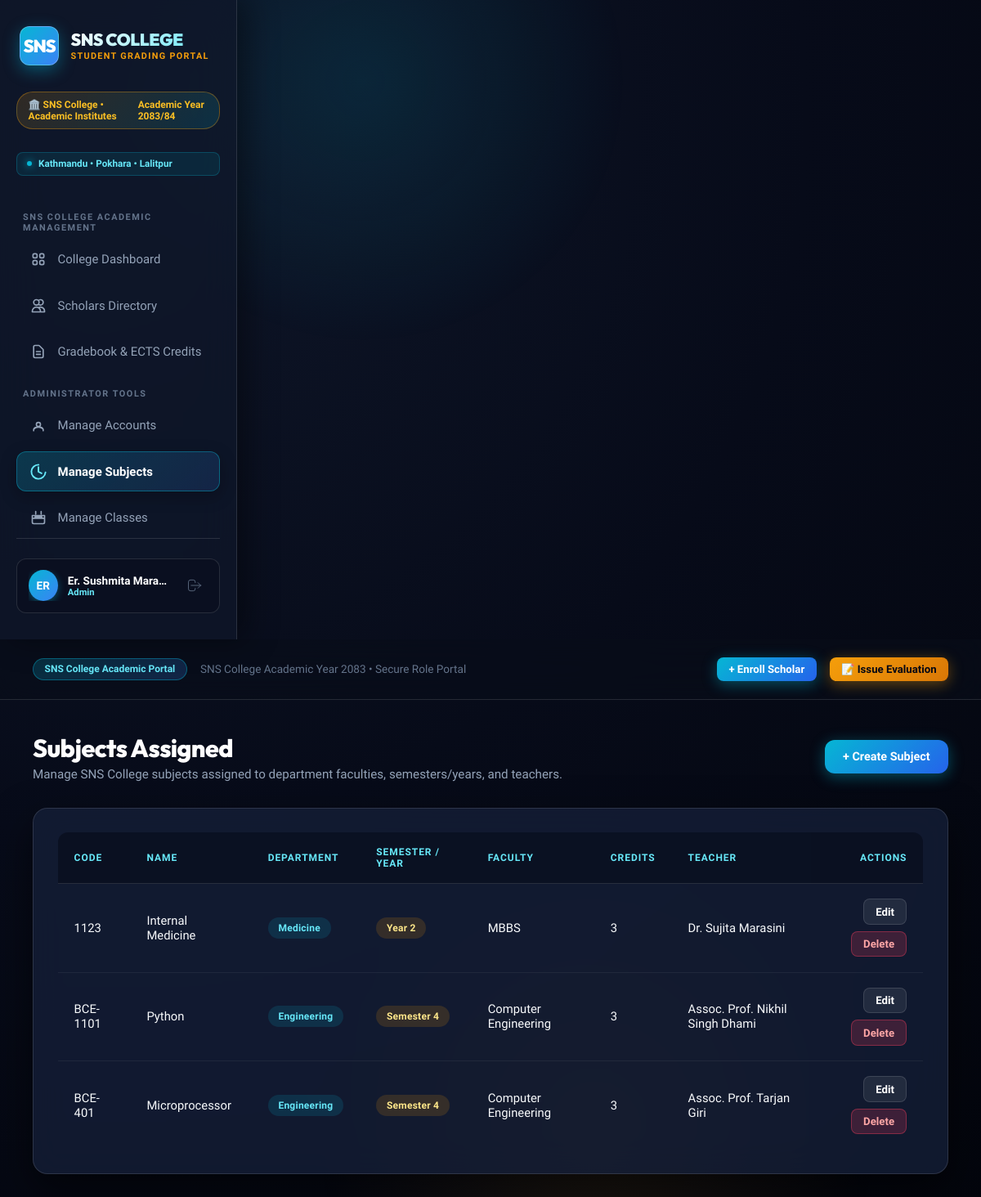
The page /admin/manage-subjects (signed in) on the database its author committed.
### models.py (models this page shows, shortened)
class User(db.Model):
    __tablename__ = 'users'
    id = db.Column(db.Integer, primary_key=True)
    username = db.Column(db.String(50), unique=True, nullable=False)
    email = db.Column(db.String(100), unique=True, nullable=False)
    full_name = db.Column(db.String(100), nullable=False)
    password_hash = db.Column(db.String(255), nullable=False)
    role = db.Column(db.String(20), default='Teacher')  # 'Admin', 'Teacher', 'Student'
    department = db.Column(db.String(80), default='General')
    created_at = db.Column(db.DateTime, default=datetime.utcnow)

class Subject(db.Model):
    __tablename__ = 'subjects'
    id = db.Column(db.Integer, primary_key=True)
    code = db.Column(db.String(20), unique=True, nullable=False)
    name = db.Column(db.String(100), nullable=False)
    department = db.Column(db.String(80), default='Engineering')
    academic_period = db.Column(db.String(40), default='Semester 1')
    faculty = db.Column(db.String(80), default='General')
    level = db.Column(db.String(20), default='Bachelor')
    credits = db.Column(db.Integer, default=3)
    assigned_teacher_id = db.Column(db.Integer, db.ForeignKey('users.id'), nullable=True)
    grades = db.relationship('Grade', backref='subject', lazy=True)
    assigned_teacher = db.relationship('User', backref='assigned_subjects', foreign_keys=[assigned_teacher_id])

### app.py (the view)
@app.route('/admin/manage-subjects')
@login_required
def admin_manage_subjects():
    if g.user.role != 'Admin':
        flash('Only administrators can manage subjects.', 'warning')
        return redirect(url_for('dashboard'))
    subjects = Subject.query.order_by(Subject.code).all()
    teachers = User.query.filter_by(role='Teacher').order_by(User.full_name).all()
    return render_template('admin_manage_subjects.html', subjects=subjects, teachers=teachers)

### app.py (called while the page is built)
@app.before_request
def load_logged_in_user():
    user_id = session.get('user_id')
    if user_id is None:
        g.user = None
    else:
        g.user = User.query.get(user_id)

@app.context_processor
def inject_user():
    return dict(current_user=getattr(g, 'user', None), can_manage_grade=user_can_manage_grade, csrf_token=generate_csrf)

def login_required(f):
    @wraps(f)
    def decorated_function(*args, **kwargs):
        if g.user is None:
            flash('Please log in to access this page.', 'warning')
            return redirect(url_for('login', next=request.url))
        return f(*args, **kwargs)
    return decorated_function

### templates/admin_manage_subjects.html (shortened to what this page needs)
{% extends 'base.html' %}
{% block content %}
<div class="page-header">
    <div>
        <h1 class="page-title">Subjects Assigned</h1>
        <p class="page-subtitle">Manage SNS College subjects assigned to department faculties, semesters/years, and teachers.</p>
    </div>
    <div>
        <a href="{{ url_for('admin_create_subject') }}" class="btn btn-primary">+ Create Subject</a>
    </div>
</div>
<div class="card">
    <div class="table-responsive">
        <table class="data-table">
            <thead>
                <tr>
                    <th>Code</th>
                    <th>Name</th>
                    <th>Department</th>
                    <th>Semester / Year</th>
                    <th>Faculty</th>
                    <th>Credits</th>
                    <th>Teacher</th>
                    <th style="text-align: right;">Actions</th>
                </tr>
            </thead>
            <tbody>
                {% for subject in subjects %}
                <tr>
                    <td>{{ subject.code }}</td>
                    <td>{{ subject.name }}</td>
                    <td><span class="badge" style="background: rgba(6, 182, 212, 0.15); color: var(--accent-cyan-light);">{{ subject.department or 'Engineering' }}</span></td>
                    <td><span class="badge" style="background: rgba(245, 158, 11, 0.15); color: #fde68a;">{{ subject.academic_period or 'Semester 1' }}</span></td>
                    <td>{{ subject.faculty or 'General' }}</td>
                    <td>{{ subject.credits }}</td>
                    <td>{{ subject.assigned_teacher.full_name if subject.assigned_teacher else 'Not assigned' }}</td>
                    <td style="text-align: right;">
                        <div style="display: flex; justify-content: flex-end; gap: 0.5rem; flex-wrap: wrap;">
                            <a href="{{ url_for('admin_edit_subject', subject_id=subject.id) }}" class="btn btn-secondary btn-sm">Edit</a>
                            <form method="POST" action="{{ url_for('admin_delete_subject', subject_id=subject.id) }}" style="display: inline;" onsubmit="return confirm('Delete this subject?');">
                                <button type="submit" class="btn btn-danger btn-sm">Delete</button>
                            </form>
                        </div>
                    </td>
                </tr>
                {% else %}
                <tr>
                    <td colspan="8" style="text-align: center; color: var(--text-muted); padding: 2rem;">No subjects are configured yet.</td>
                </tr>
                {% endfor %}
            </tbody>
        </table>
    </div>
</div>
{% endblock %}

### templates/base.html (shortened to what this page needs)
<DOCTYPE html>
<html lang="en">
<head>
</head>
<body>
    {% if g.user %}
    <aside class="sidebar">
        <a href="{{ url_for('dashboard') }}" class="university-brand">
            <div class="crest-icon">SNS</div>
            <div class="brand-text">
                <span class="brand-name">SNS COLLEGE</span>
                <span class="brand-sub">Student Grading Portal</span>
            </div>
        </a>
        <div class="world-rank-badge">
            <span>🏛️ SNS College • Academic Institutes</span>
            <span>Academic Year 2083/84</span>
        </div>
        <div class="campus-pill">
            <span class="pulse-dot"></span>
            <span>Kathmandu • Pokhara • Lalitpur</span>
        </div>
        <div class="nav-section-title">SNS College Academic Management</div>
        <ul class="nav-links">
            <li>
                <a href="{{ url_for('dashboard') }}" class="nav-link {% if request.endpoint == 'dashboard' %}active{% endif %}">
                    <span>College Dashboard</span>
                </a>
            </li>
            <li>
                <a href="{{ url_for('students') }}" class="nav-link {% if request.endpoint in ['students', 'add_student', 'edit_student'] %}active{% endif %}">
                    <svg fill="none" viewBox="0 0 24 24" stroke="currentColor">
                        <path stroke-linecap="round" stroke-linejoin="round" d="M12 4.354a4 4 0 110 5.292M15 21H3v-1a6 6 0 0112 0v1zm0 0h6v-1a6 6 0 00-9-5.197M13 7a4 4 0 11-8 0 4 4 0 018 0z" />
                    </svg>
                    <span>Scholars Directory</span>
                </a>
            </li>
            <li>
                <a href="{{ url_for('grades') }}" class="nav-link {% if request.endpoint == 'grades' %}active{% endif %}">
                    <svg fill="none" viewBox="0 0 24 24" stroke="currentColor">
                        <path stroke-linecap="round" stroke-linejoin="round" d="M9 12h6m-6 4h6m2 5H7a2 2 0 01-2-2V5a2 2 0 012-2h5.586a1 1 0 01.707.293l5.414 5.414a1 1 0 01.293.707V19a2 2 0 01-2 2z" />
                    </svg>
                    <span>Gradebook & ECTS Credits</span>
                </a>
            </li>
        </ul>
        {% if g.user.role == 'Admin' %}
        <div class="nav-section-title">Administrator Tools</div>
        <ul class="nav-links">
            <li>
                <a href="{{ url_for('admin_manage_users') }}" class="nav-link {% if request.endpoint in ['admin_manage_users', 'admin_create_user', 'admin_edit_user'] %}active{% endif %}">
                    <svg fill="none" viewBox="0 0 24 24" stroke="currentColor">
                        <path stroke-linecap="round" stroke-linejoin="round" d="M5.121 17.804A9.953 9.953 0 0112 15c2.39 0 4.604.8 6.379 2.152M15 11a3 3 0 11-6 0 3 3 0 016 0zM19 20v-1a4 4 0 00-4-4H9a4 4 0 00-4 4v1" />
                    </svg>
                    <span>Manage Accounts</span>
                </a>
            </li>
            <li>
                <a href="{{ url_for('admin_manage_subjects') }}" class="nav-link {% if request.endpoint in ['admin_manage_subjects', 'admin_create_subject', 'admin_edit_subject'] %}active{% endif %}">
                    <svg fill="none" viewBox="0 0 24 24" stroke="currentColor">
                        <path stroke-linecap="round" stroke-linejoin="round" d="M12 6v6l4 2" />
                        <path stroke-linecap="round" stroke-linejoin="round" d="M21 12.79A9 9 0 1112.21 3" />
                    </svg>
                    <span>Manage Subjects</span>
                </a>
            </li>
            <li>
                <a href="{{ url_for('admin_manage_classes') }}" class="nav-link {% if request.endpoint in ['admin_manage_classes', 'admin_create_class', 'admin_edit_class'] %}active{% endif %}">
                    <svg fill="none" viewBox="0 0 24 24" stroke="currentColor">
                        <path stroke-linecap="round" stroke-linejoin="round" d="M8 7V3m8 4V3m-9 8h10M3 13h18M5 21h14a2 2 0 002-2V9H3v10a2 2 0 002 2z" />
                    </svg>
                    <span>Manage Classes</span>
                </a>
            </li>
        </ul>
        {% endif %}
        <div class="sidebar-footer">
            <div class="user-profile-card">
                <div style="display: flex; align-items: center; gap: 0.75rem; overflow: hidden;">
                    <div class="user-avatar">
                        {{ g.user.full_name[:2].upper() }}
                    </div>
                    <div class="user-info">
                        <span class="user-name">{{ g.user.full_name }}</span>
                        <span class="user-role-badge">{{ g.user.role }}</span>
                    </div>
                </div>
                <a href="{{ url_for('logout') }}" class="btn-logout-icon" title="Sign Out">
                    <svg width="20" height="20" fill="none" viewBox="0 0 24 24" stroke="currentColor">
                        <path stroke-linecap="round" stroke-linejoin="round" d="M17 16l4-4m0 0l-4-4m4 4H7m6 4v1a3 3 0 01-3 3H6a3 3 0 01-3-3V7a3 3 0 013-3h4a3 3 0 013 3v1" />
                    </svg>
                </a>
            </div>
        </div>
    </aside>
    {% endif %}
    <div class="main-wrapper">
        {% if g.user %}
        <header class="topbar">
            <div class="topbar-title-section">
                <span class="portal-tag">SNS College Academic Portal</span>
                <span style="color: var(--text-dim); font-size: 0.85rem;">SNS College Academic Year 2083 • Secure Role Portal</span>
            </div>
            <div class="topbar-actions">
                {% if g.user.role != 'Student' %}
                    <a href="{{ url_for('add_student') }}" class="btn btn-primary btn-sm">+ Enroll Scholar</a>
                    <a href="{{ url_for('grades') }}" class="btn btn-gold btn-sm">📝 Issue Evaluation</a>
                {% endif %}
            </div>
        </header>
        {% endif %}
        <main class="content-body">
            {% block content %}{% endblock %}
        </main>
    </div>
</body>
</html>

### rows shown on the page
User: user "ER", user.full_name "Er. Sushmita Mara…", user.role "Admin"
Subject: code "1123", name "Internal Medicine", department "Medicine", academic_period "Year 2", faculty "MBBS", credits "3", assigned_teacher "Dr. Sujita Marasini"
Subject: code "BCE-1101", name "Python", department "Engineering", academic_period "Semester 4", faculty "Computer Engineering", credits "3", assigned_teacher "Assoc. Prof. Nikhil Singh Dhami"
Subject: code "BCE-401", name "Microprocessor", department "Engineering", academic_period "Semester 4", faculty "Computer Engineering", credits "3", assigned_teacher "Assoc. Prof. Tarjan Giri"
